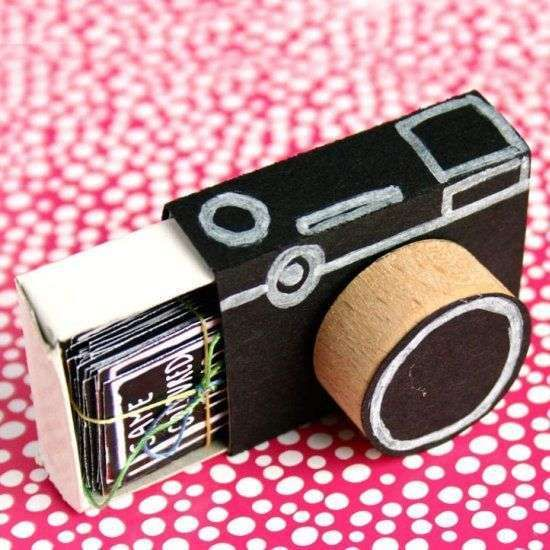
#> input picture image.jpg, 550 x 550 px
$ jupyter execute --allow-errors pill.ipynb
#> lines starting #> are read from the running program, lines starting #| are printed output that depends on the picture
[cell 1]
from PIL import Image,ImageColor
#location of the image
img=Image.open('image.jpg')
#> img is the input picture: PIL image 550x550 RGB; mean R, G, B 182.9, 137.5, 145.5
img.show()

[cell 2]
#size of the image
print(img.size)
#| (550, 550)

[cell 3]
#resolution
wid,hgt=img.size #fetching the dimension
#> wid = 550; hgt = 550
print(str(wid)+"*"+str(hgt))
#| 550*550

[cell 4]
width =img.width
#> width = 550
height=img.height
#> height = 550
print("the width of the image is :"+str (width))
#| the width of the image is :550
print("the width of the image is :"+str (width))
#| the width of the image is :550

[cell 5]
#format of the image
print(img.format)
#| JPEG

[cell 6]
print(img.mode)
#| RGB

[cell 7]
#rotate the image
img_rotate=img.rotate(190,expand=True,fillcolor=ImageColor.getcolor('red','RGB'))
print(ImageColor.getcolor("red",'RGB'))
img_rotate.show()

[cell 8]
# flipping the image
img_flip= img.transpose(Image.FLIP_LEFT_RIGHT)
img_flip.show()

[cell 9]
#create a new image from scratch
image_blank= Image.new('RGBA',(100,600))
#> image_blank: PIL image 100x600 RGBA; every value is 0
image_blank.show()

[cell 10]
#saving the image
img.save('img.jpg')

[cell 11]
print(img.size)
#| (550, 550)

BASIC MANIPULATION

#> (a cell that did not finish here is left out)

[cell 13]
#croping an image
#img_crop= img.crop(left_x,top_y,right_x,bottom_y)
img_crop= img.crop((0,0,500,550))
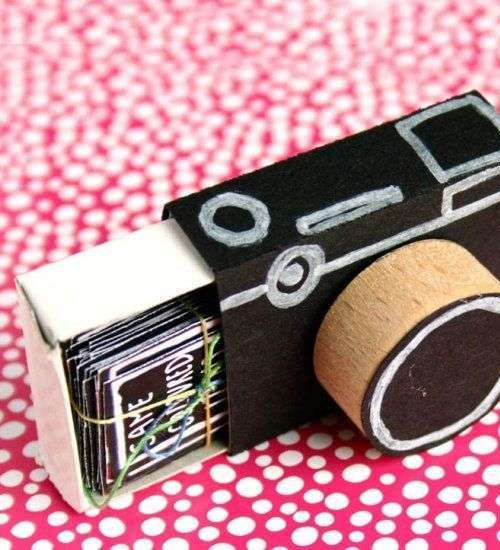
#> img_crop: PIL image 500x550 RGB; mean R, G, B 180.2, 136.5, 143.6
img_crop.show()

[cell 14]
# resizing the image
img_resize=img.resize((400,300))
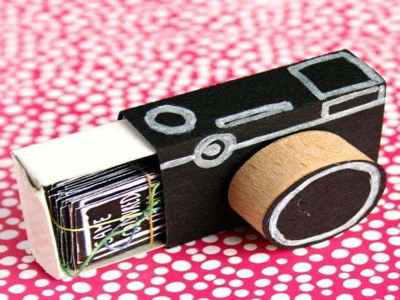
#> img_resize: PIL image 400x300 RGB; mean R, G, B 182.9, 137.5, 145.5
img_resize.show()

[cell 15]
image= Image.open('image.jpg')
image.load()
r,g,b =image.split()
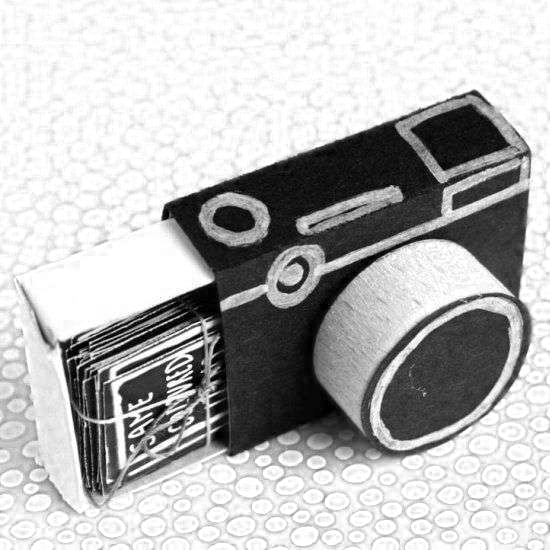
#> r: PIL image 550x550 L; min 0, max 255, mean 182.9
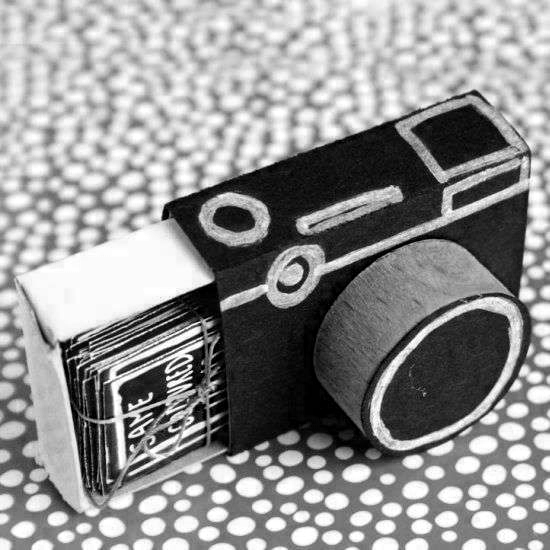
#> b: PIL image 550x550 L; min 0, max 255, mean 145.5
im1= Image.merge('RGB',(g,b,r))
im1.show()

[cell 16]
img_1=Image.open('one.jpg')
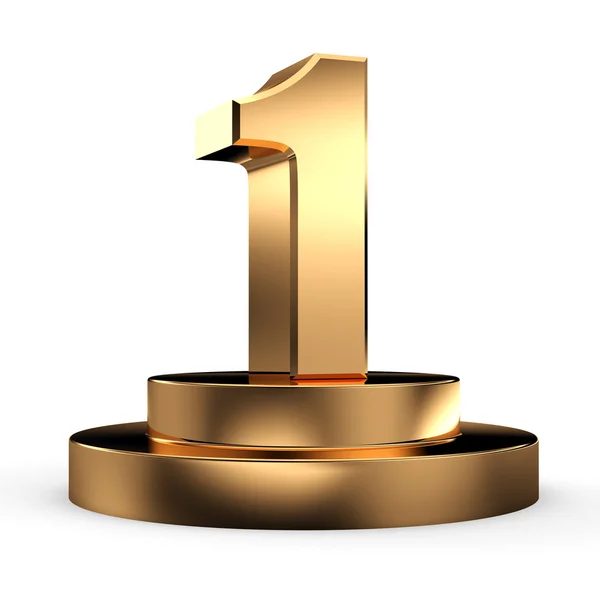
#> input picture one.jpg, 600 x 600 px
#> img_1 is the input picture: PIL image 600x600 RGB; mean R, G, B 228.2, 218.3, 205
img_2=Image.open('two.jpg')
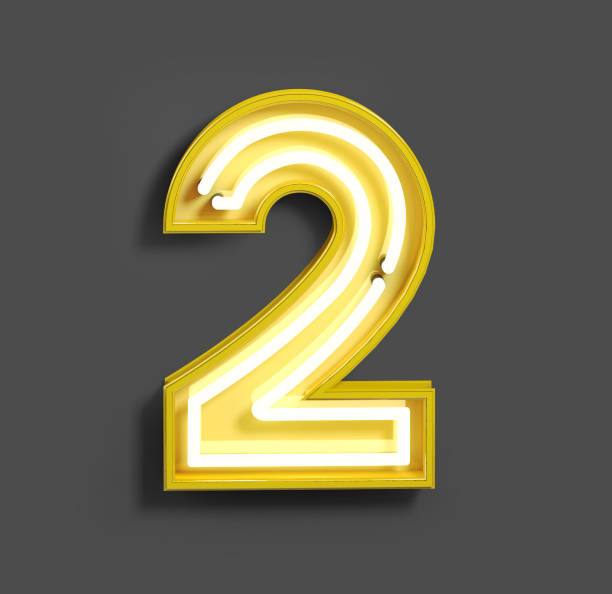
#> input picture two.jpg, 612 x 594 px
#> img_2 is the input picture: PIL image 612x594 RGB; mean R, G, B 108.9, 104.5, 82.3
img_3=Image.open('three.jpg')
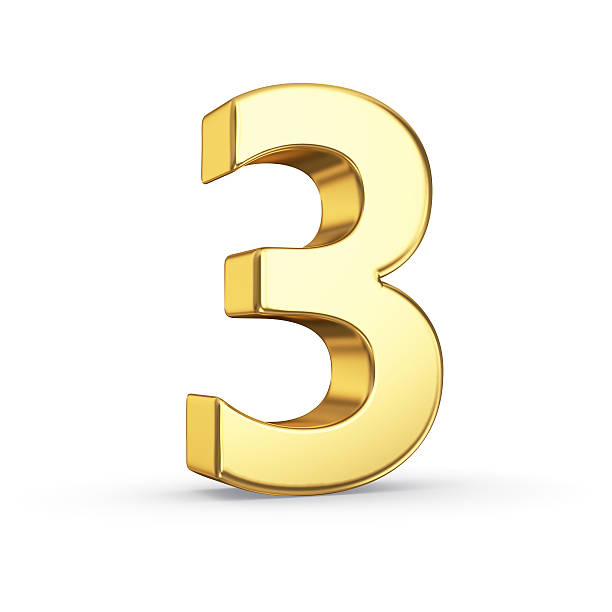
#> input picture three.jpg, 612 x 612 px
#> img_3 is the input picture: PIL image 612x612 RGB; mean R, G, B 249.5, 246.2, 234
#> (the rest of this cell did not finish here and is left out)

[cell 17]
img_1=Image.open('one.jpg')
left=5
top= height/4
#> top = 137.5
right=164
bottom= 3*height/4
#> bottom = 412.5

img1 = img_1.crop((left, top, right,bottom))
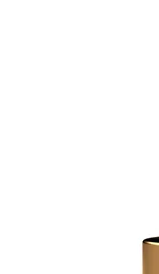
#> img1: PIL image 159x274 RGB; mean R, G, B 253.5, 253, 252.4
img1.show()

[cell 18]
from PIL import Image
import glob, os

size = 128, 128

for infile in glob.glob("*.jpg"):
    file, ext = os.path.splitext(infile)
    with Image.open(infile) as im:
        im.thumbnail(size)
        im.save(file + ".thumbnail", "JPEG")
im.show()

[cell 19]
#blurring the image
from PIL import Image, ImageFilter
#open the image
im=Image.open("image.jpg")
#applying the blur filter
im1=im.filter(ImageFilter.BLUR)
im1.show()

[cell 20]
#blurring the image
from PIL import Image, ImageFilter
#open the image
im=Image.open("image.jpg")
#applying the blur filter
im1=im.filter(ImageFilter.GaussianBlur(4))
im1.show()

[cell 21]
#blurring the image
from PIL import Image, ImageFilter
#open the image
im=Image.open("image.jpg")
#applying the blur filter
im1=im.filter(ImageFilter.BoxBlur(10))
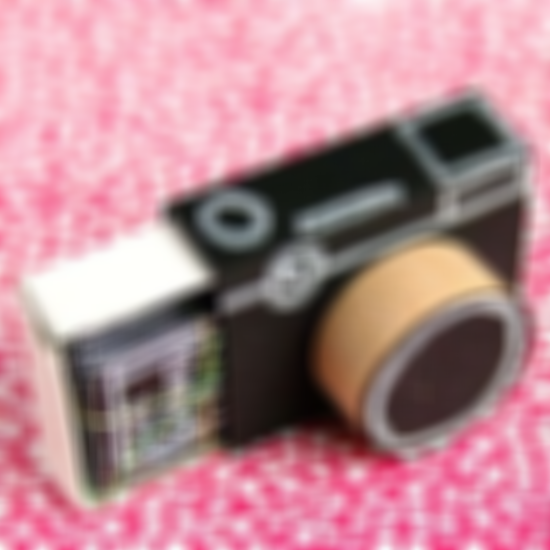
#> im1: PIL image 550x550 RGB; mean R, G, B 182.9, 137.6, 145.6
im1.show()

[cell 22]
from PIL import Image, ImageFont,ImageDraw
#open the image
im=Image.open("image.jpg")
#creating a copy of original image
watermark_image=im.copy()
#draw context
draw=ImageDraw.Draw(watermark_image)
#font style
font=ImageFont.truetype('arial.ttf',50)
#decide the text location ,color and font
#(255,255,255)white color of the text
draw.text((0,0),'My Name Is Tabassum',(0,150,150),font=font)
watermark_image.show()

[cell 23]
from PIL import Image,ImageEnhance
#open the image
im=Image.open("image.jpg")
#creating object of color class
im3=ImageEnhance.Color(im)
#showing resulatnat image
im3.enhance(5.0).show()

[cell 24]
from PIL import Image,ImageEnhance
#open the image
im=Image.open("image.jpg")
#creating object of color class
im3=ImageEnhance.Color(im)
#showing resulatnat image
im3.enhance(10.0).show()
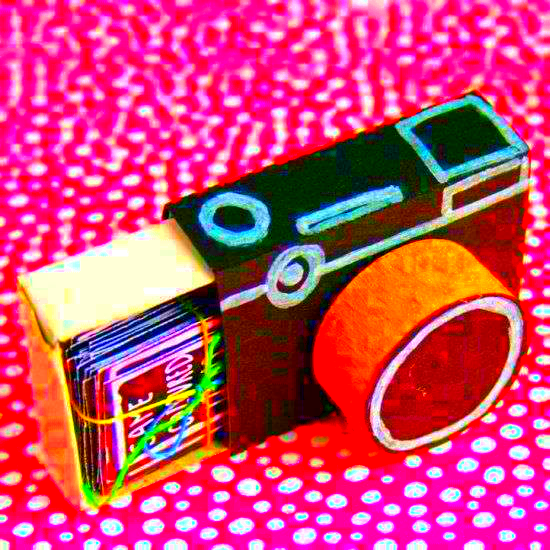
#> shown: PIL image 550x550 RGB; mean R, G, B 204, 72.7, 111.6
